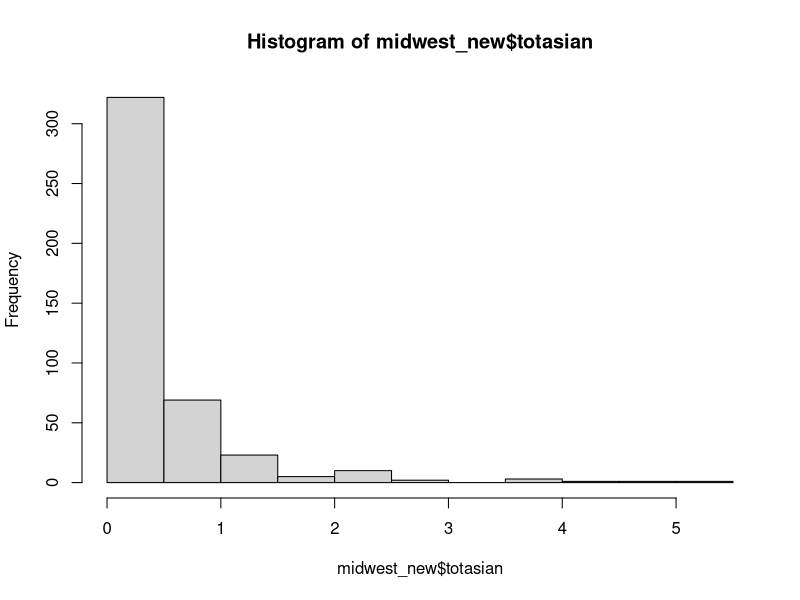
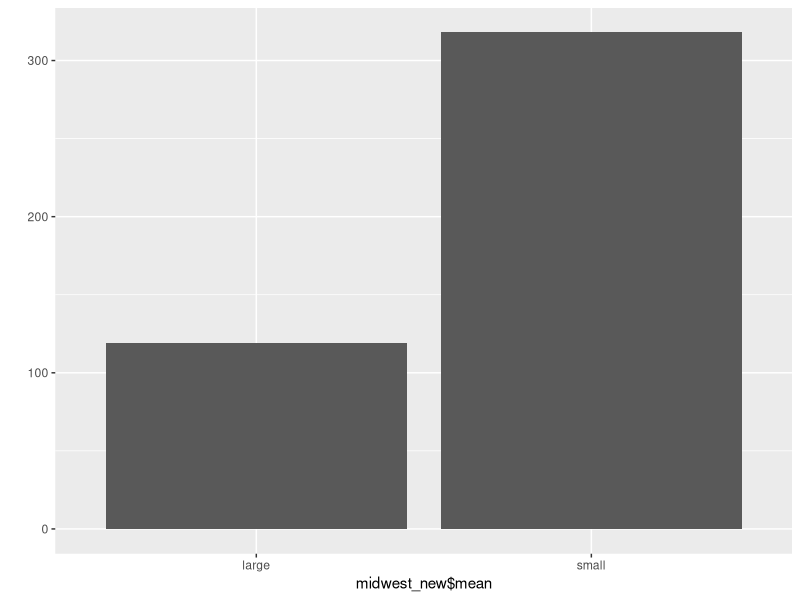

The R source for these figures, in order:
library(ggplot2)
library(dplyr)

midwest_new <- as.data.frame(ggplot2::midwest)

head(midwest_new)
summary(midwest_new)
str(midwest_new)


midwest_new <- rename(midwest_new, total = poptotal)
midwest_new <- rename(midwest_new, asian = popasian)
str(midwest_new)

midwest_new$totasian <- (midwest_new$asian / midwest_new$total) * 100
hist(midwest_new$totasian)
totasian_mean <- mean(midwest_new$totasian)
totasian_mean
midwest_new$mean <- ifelse(midwest_new$totasian > totasian_mean, "large", "small")
str(midwest_new$mean)
table(midwest_new$mean)
qplot(midwest_new$mean)
